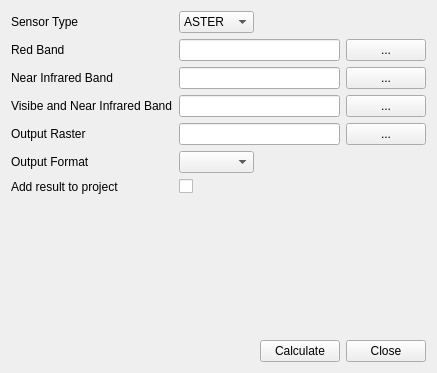
     <widget class="QWidget" name="tab">
      <attribute name="icon">
       <iconset>
        <normaloff>:/plugins/LandSurfaceTemperature/icons/ndvi.png</normaloff>:/plugins/LandSurfaceTemperature/icons/ndvi.png</iconset>
      </attribute>
      <attribute name="title">
       <string>NDVI</string>
      </attribute>
      <layout class="QGridLayout" name="gridLayout_2">
       <item row="12" column="0" colspan="4">
        <spacer name="horizontalSpacer_22">
         <property name="orientation">
          <enum>Qt::Horizontal</enum>
         </property>
         <property name="sizeHint" stdset="0">
          <size>
           <width>40</width>
           <height>20</height>
          </size>
         </property>
        </spacer>
       </item>
       <item row="4" column="3">
        <widget class="QPushButton" name="NDVI_btnOutputBrw">
         <property name="text">
          <string>...</string>
         </property>
        </widget>
       </item>
       <item row="6" column="1">
        <widget class="QCheckBox" name="ndviAddToProject">
         <property name="text">
          <string/>
         </property>
        </widget>
       </item>
       <item row="11" column="0" colspan="4">
        <spacer name="horizontalSpacer_3">
         <property name="orientation">
          <enum>Qt::Horizontal</enum>
         </property>
         <property name="sizeHint" stdset="0">
          <size>
           <width>40</width>
           <height>20</height>
          </size>
         </property>
        </spacer>
       </item>
       <item row="2" column="0">
        <widget class="QLabel" name="ndviLblNIR">
         <property name="text">
          <string>Near Infrared Band</string>
         </property>
        </widget>
       </item>
       <item row="1" column="1" colspan="2">
        <widget class="QLineEdit" name="ndviLineEditRed"/>
       </item>
       <item row="14" column="3">
        <widget class="QPushButton" name="NDVI_btnClose">
         <property name="text">
          <string>Close</string>
         </property>
        </widget>
       </item>
       <item row="1" column="0">
        <widget class="QLabel" name="ndviLblRed">
         <property name="text">
          <string>Red Band</string>
         </property>
        </widget>
       </item>
       <item row="2" column="3">
        <widget class="QPushButton" name="ndviBrwNIRBand">
         <property name="text">
          <string>...</string>
         </property>
        </widget>
       </item>
       <item row="6" column="0">
        <widget class="QLabel" name="label">
         <property name="text">
          <string>Add result to project</string>
         </property>
        </widget>
       </item>
       <item row="2" column="1" colspan="2">
        <widget class="QLineEdit" name="ndviLineEditNIR">
         <property name="text">
          <string/>
         </property>
        </widget>
       </item>
       <item row="4" column="0">
        <widget class="QLabel" name="NDVI_lblOutputRaster">
         <property name="text">
          <string>Output Raster</string>
         </property>
        </widget>
       </item>
       <item row="1" column="3">
        <widget class="QPushButton" name="ndviBrwRedBand">
         <property name="text">
          <string>...</string>
         </property>
         <property name="default">
          <bool>false</bool>
         </property>
         <property name="flat">
          <bool>false</bool>
         </property>
        </widget>
       </item>
       <item row="4" column="1" colspan="2">
        <widget class="QLineEdit" name="ndviLineEditOutputRaster"/>
       </item>
       <item row="13" column="0" colspan="4">
        <spacer name="horizontalSpacer_11">
         <property name="orientation">
          <enum>Qt::Horizontal</enum>
         </property>
         <property name="sizeHint" stdset="0">
          <size>
           <width>40</width>
           <height>20</height>
          </size>
         </property>
        </spacer>
       </item>
       <item row="14" column="2">
        <widget class="QPushButton" name="NDVI_btnCalc">
         <property name="text">
          <string>Calculate</string>
         </property>
        </widget>
       </item>
       <item row="5" column="0">
        <widget class="QLabel" name="label_40">
         <property name="text">
          <string>Output Format</string>
         </property>
        </widget>
       </item>
       <item row="9" column="0" colspan="4">
        <spacer name="horizontalSpacer_34">
         <property name="orientation">
          <enum>Qt::Horizontal</enum>
         </property>
         <property name="sizeHint" stdset="0">
          <size>
           <width>40</width>
           <height>20</height>
          </size>
         </property>
        </spacer>
       </item>
       <item row="5" column="1">
        <widget class="QComboBox" name="ndviFormat"/>
       </item>
       <item row="10" column="0" colspan="4">
        <spacer name="horizontalSpacer_36">
         <property name="orientation">
          <enum>Qt::Horizontal</enum>
         </property>
         <property name="sizeHint" stdset="0">
          <size>
           <width>40</width>
           <height>20</height>
          </size>
         </property>
        </spacer>
       </item>
       <item row="8" column="0" colspan="4">
        <spacer name="horizontalSpacer_35">
         <property name="orientation">
          <enum>Qt::Horizontal</enum>
         </property>
         <property name="sizeHint" stdset="0">
          <size>
           <width>40</width>
           <height>20</height>
          </size>
         </property>
        </spacer>
       </item>
       <item row="7" column="0" colspan="4">
        <spacer name="horizontalSpacer_37">
         <property name="orientation">
          <enum>Qt::Horizontal</enum>
         </property>
         <property name="sizeHint" stdset="0">
          <size>
           <width>40</width>
           <height>20</height>
          </size>
         </property>
        </spacer>
       </item>
       <item row="0" column="0">
        <widget class="QLabel" name="label_25">
         <property name="text">
          <string>Sensor Type</string>
         </property>
        </widget>
       </item>
       <item row="0" column="1">
        <widget class="QComboBox" name="ndviSensorType">
         <item>
          <property name="text">
           <string>ASTER</string>
          </property>
         </item>
         <item>
          <property name="text">
           <string>Landsat</string>
          </property>
         </item>
        </widget>
       </item>
       <item row="3" column="0">
        <widget class="QLabel" name="ndviLblVNIR">
         <property name="text">
          <string>Visibe and Near Infrared Band</string>
         </property>
        </widget>
       </item>
       <item row="3" column="1" colspan="2">
        <widget class="QLineEdit" name="ndviLineEditVNIR"/>
       </item>
       <item row="3" column="3">
        <widget class="QPushButton" name="ndviBrwVNIRBand">
         <property name="text">
          <string>...</string>
         </property>
        </widget>
       </item>
      </layout>
     </widget>
